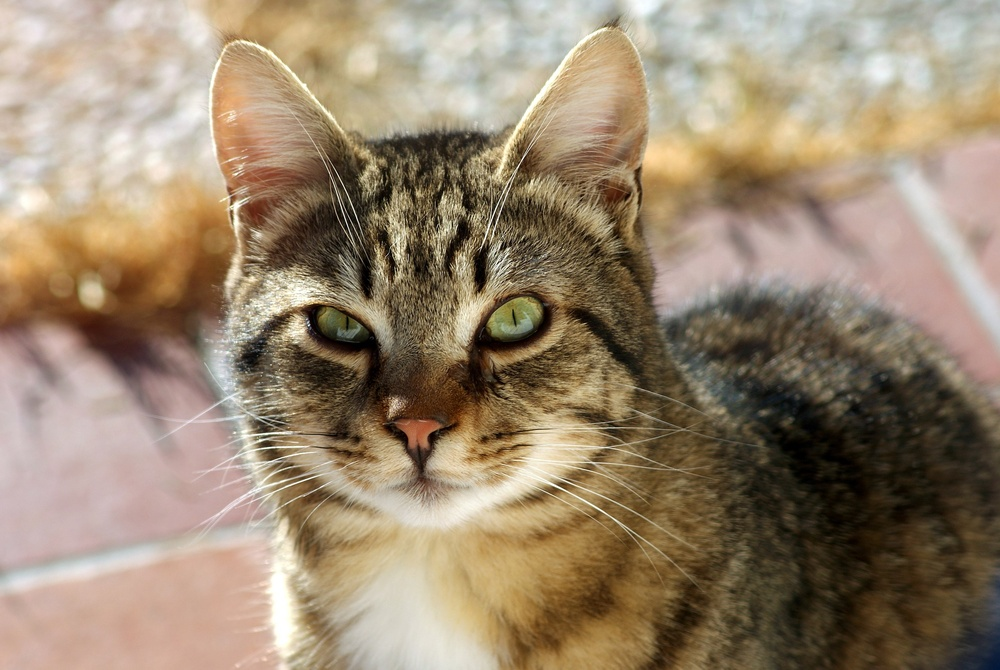
#> input picture module01/ex04/cat1.jpeg, 1000 x 670 px, shrunk from 2560 x 1714 before the run
$ python tester.py
#> lines starting #> are read from the running program, lines starting #| are printed output that depends on the picture
### module01/ex04/load_image.py
import cv2
import numpy as np


def ft_load(path: str)-> np.array:
#> called with path = './cat1.jpeg'
    image = cv2.imread(path)
#> image is the input picture: shape (670, 1000, 3); mean B, G, R 111.9, 134.8, 152.8
    image1 = np.array(image)
    print("the shape of the image is: ",image1.shape)
#| the shape of the image is:  (670, 1000, 3)
    return image1

### module01/ex04/rotate.py
import numpy as np
def rotate(arr: np.array)->np.array:
    print("my shape is ", arr.shape)
#| my shape is  (670, 1000, 3)
    square_size = min(arr.shape[0], arr.shape[1])
#> square_size = 670
    print("my square size is ", square_size)
#| my square size is  670
    arr = arr[:square_size, :square_size]
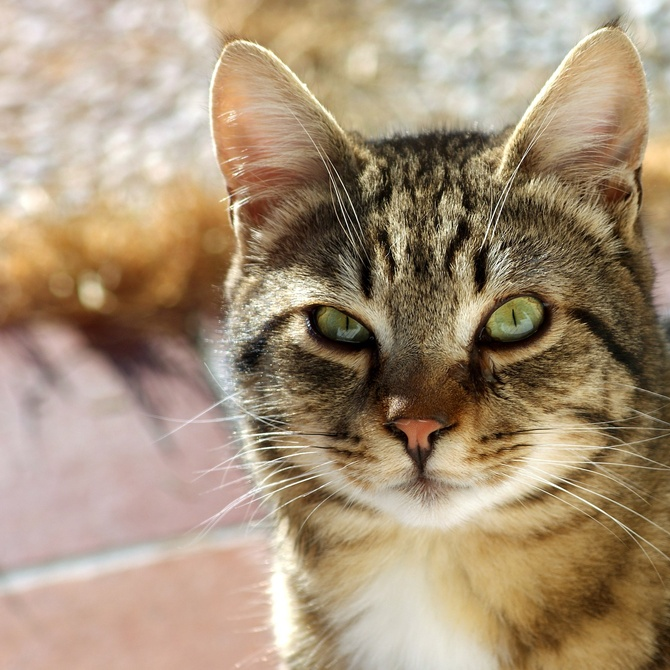
#> arr: shape (670, 670, 3); mean of channels 0, 1, 2 120.5, 145.9, 166.6; drawn as B, G, R
    return arr.transpose(1,0,2)
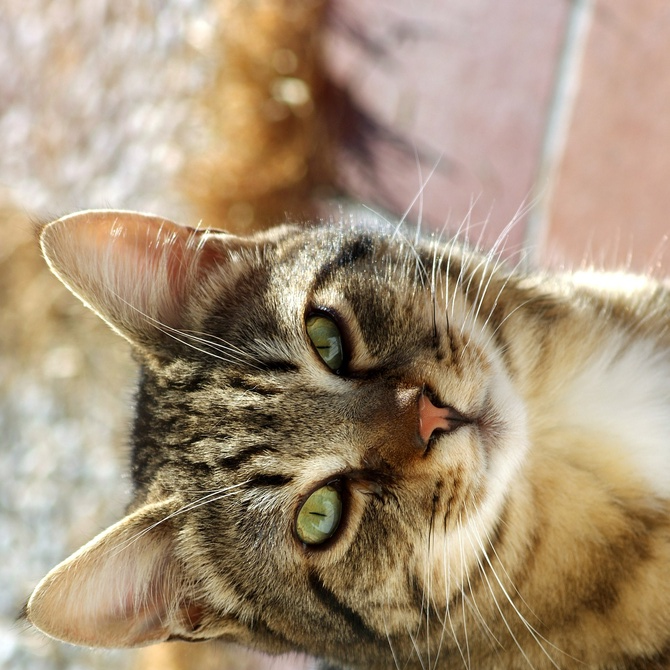
#> returned value: shape (670, 670, 3); mean of channels 0, 1, 2 120.5, 145.9, 166.6; drawn as B, G, R

### module01/ex04/tester.py
from load_image import ft_load
from rotate import rotate
import cv2
def main():
    path = "./cat1.jpeg"
    image = ft_load(path)
    rotated_image = rotate(image)
    print(rotated_image)
#> (printed output is left out)
    cv2.imshow('image', rotated_image)
    cv2.waitKey(0)
    cv2.destroyAllWindows()


if __name__ == "__main__":
    main()
